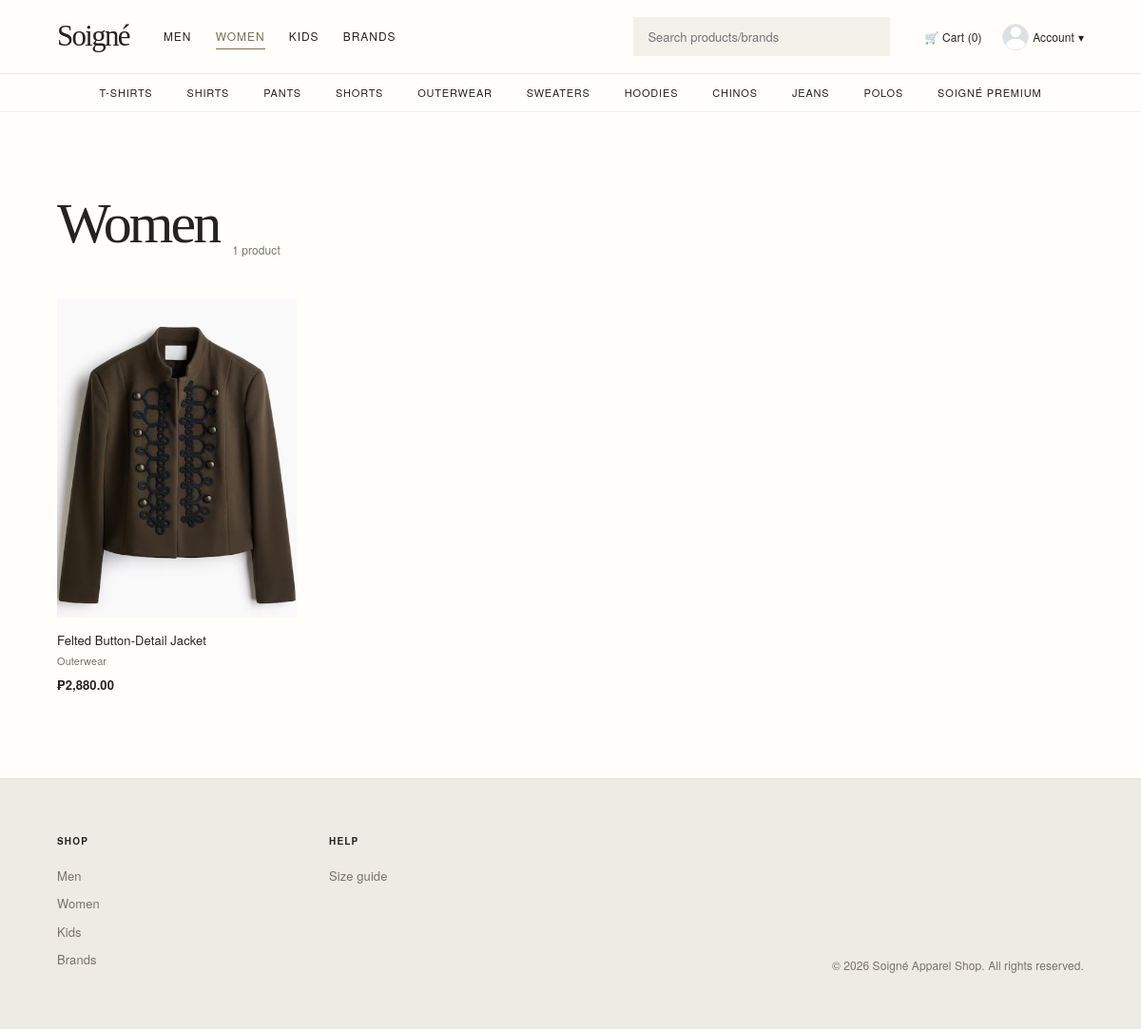
/department.php?dept=women (signed in), run on the app's committed database.
### tables this page shows
CREATE TABLE product_colors (
  product_color_id INT AUTO_INCREMENT PRIMARY KEY,
  product_id       INT         NOT NULL,
  color            VARCHAR(80) NOT NULL,
  FOREIGN KEY (product_id) REFERENCES products(product_id),
  UNIQUE KEY uniq_product_color (product_id, color)
);

CREATE TABLE products (
  product_id  INT AUTO_INCREMENT PRIMARY KEY,
  supplier_id INT NOT NULL,
  name        VARCHAR(150)  NOT NULL,
  category_id INT NULL,
  department  ENUM('men','women','kids') NOT NULL DEFAULT 'men',
  price       DECIMAL(10,2) NOT NULL,
  description TEXT,
  created_at  DATETIME DEFAULT CURRENT_TIMESTAMP,
  INDEX idx_department (department),
  INDEX idx_products_category_id (category_id),
  FOREIGN KEY (supplier_id) REFERENCES suppliers(supplier_id),
  FOREIGN KEY (category_id) REFERENCES categories(category_id)
    ON UPDATE CASCADE
    ON DELETE SET NULL
);

CREATE TABLE categories (
  category_id INT AUTO_INCREMENT PRIMARY KEY,
  name        VARCHAR(50) NOT NULL UNIQUE
);

### includes/color_images.php (called while the page is built)
<?php
$images_by_color = [];
$image_color_ids = array_filter(array_map('intval', $image_color_ids));
if ($image_color_ids) {
    $image_id_list = implode(',', $image_color_ids);
    $image_result = mysqli_query($conn,
        "SELECT product_color_id, image_path
         FROM product_color_images
         WHERE product_color_id IN ($image_id_list)
         ORDER BY sort_order, image_id"
    );
    while ($image_row = mysqli_fetch_assoc($image_result)) {
        $images_by_color[$image_row['product_color_id']][] = $image_row['image_path'];
    }
}

### includes/product_grid.php (the view, shortened to what this page needs)
<?php
$empty_message = $empty_message ?? 'No products found.';
?>
<?php if (empty($products)) { ?>
  <p class="dept-empty"><?php echo htmlspecialchars($empty_message); ?></p>
<?php } else { ?>
  <?php
  $image_color_ids = array_column($products, 'first_color_id');
  include('includes/color_images.php');
  ?>
  <div class="dept-grid">
    <?php foreach ($products as $product) { ?>
      <?php $card_images = $images_by_color[(int)($product['first_color_id'] ?? 0)] ?? []; ?>
      <article class="dept-card">
        <div class="dept-img">
          <?php if ($card_images) { ?>
            <?php $image_path = $card_images[0]; ?>
            <a class="product-image-tile" href="<?php echo BASE_URL; ?>product.php?id=<?php echo (int)$product['product_id']; ?>"
               aria-label="View <?php echo htmlspecialchars($product['name'], ENT_QUOTES, 'UTF-8'); ?>">
              <img src="<?php echo BASE_URL; ?>images/<?php echo htmlspecialchars($image_path, ENT_QUOTES, 'UTF-8'); ?>"
                   alt="<?php echo htmlspecialchars($product['name']); ?>" loading="lazy">
            </a>
          <?php } ?>
        </div>
        <a class="dept-name" href="<?php echo BASE_URL; ?>product.php?id=<?php echo (int)$product['product_id']; ?>"><?php echo htmlspecialchars($product['name']); ?></a>
        <p class="dept-meta">
          <?php echo htmlspecialchars($product['category'] ?? ''); ?>
        </p>
        <p class="dept-price"><?php if (($_SESSION['role'] ?? '') == 'vip') { ?><span class="premium-product-price"><del>₱<?php echo number_format($product['price'], 2); ?></del> <strong>₱<?php echo number_format($product['price'] * 0.90, 2); ?></strong><small>VIP 10% off</small></span><?php } else { echo '₱' . number_format($product['price'], 2); } ?></p>
      </article>
    <?php } ?>
  </div>
<?php } ?>

### styles/homepage.css (style rules this page uses)
:root { --ink: #1c1c1c; --muted: #6b6b6b; --line: #e5e5e5; --paper: #ffffff; --stone: #f3f1ee; --accent: #b3261e; --font: "Helvetica Neue", Helvetica, Arial, sans-serif; }
* { box-sizing: border-box; margin: 0; padding: 0; }
html { scroll-behavior: smooth; }
body { font-family: var(--font); color: var(--ink); background: var(--paper); line-height: 1.5; }
a { color: inherit; text-decoration: none; }
.product-image-tile { display: block; min-width: 0; min-height: 0; width: 100%; height: 100%; padding: 0; overflow: hidden; border: 0; background: var(--stone); cursor: zoom-in; }
.product-image-tile img { display: block; width: 100%; height: 100%; object-fit: cover; }
body { min-height: 100vh; min-height: 100dvh; display: flex; flex-direction: column; }
:root { --ink: #24231f; --muted: #77736b; --line: #e7e3dc; --paper: #fffefa; --stone: #f3f0e9; --accent: #78705f; --font: "Helvetica Neue", Helvetica, Arial, sans-serif; --serif: "Iowan Old Style", "Baskerville Old Face", Baskerville, Georgia, serif; }
body { background: var(--paper); color: var(--ink); font-size: 15px; letter-spacing: .005em; }
a, button, input, select, textarea { -webkit-tap-highlight-color: transparent; }

### styles/department.css (style rules this page uses)
.dept-grid { display: grid; grid-template-columns: repeat(auto-fill, minmax(220px, 1fr)); gap: 24px 16px; }
.dept-card { display: block; color: inherit; text-decoration: none; }
.dept-img { aspect-ratio: 3 / 4; background: #f3f1ee; overflow: hidden; margin-bottom: 10px; }
.dept-img img { width: 100%; height: 100%; object-fit: cover; display: block; }
.dept-img .product-image-tile { aspect-ratio: auto; }
.dept-name { display: block; text-decoration: none; }
.dept-name { font-size: 14px; }
.dept-meta { font-size: 12px; color: #6b6b6b; min-height: 18px; }
.dept-price { font-weight: 700; margin-top: 2px; }
.dept-grid, .brand-grid { grid-template-columns: repeat(4, minmax(0, 1fr)); gap: clamp(28px, 4vw, 48px) clamp(12px, 2vw, 26px); }
.dept-img { margin-bottom: 14px; background: #f1eee8; }
.dept-img img { transition: transform 650ms cubic-bezier(.2, .65, .3, 1); }
.dept-name { margin-bottom: 4px; font-size: 13px; font-weight: 500; line-height: 1.5; }
.dept-meta { color: var(--muted); font-size: 11px; }
.dept-price { margin-top: 6px; font-size: 13px; font-weight: 600; }

### data on the page
product_colors: product.name "Felted Button-Detail Jacket", categories.name "Outerwear", product.price "2,880.00"

### other printed values
$cart_count "0"
$dept_label "Women"
count($products) "1"
